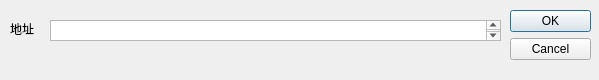
<?xml version="1.0" encoding="UTF-8"?>
<ui version="4.0">
    <class>Dialog</class>
    <widget class="QDialog" name="Dialog">
        <property name="geometry">
            <rect>
                <x>0</x>
                <y>0</y>
                <width>599</width>
                <height>80</height>
            </rect>
        </property>
        <property name="windowTitle">
            <string>输入新下载任务的地址</string>
        </property>
        <widget class="QDialogButtonBox" name="buttonBox">
            <property name="geometry">
                <rect>
                    <x>510</x>
                    <y>10</y>
                    <width>81</width>
                    <height>241</height>
                </rect>
            </property>
            <property name="orientation">
                <enum>Qt::Vertical</enum>
            </property>
            <property name="standardButtons">
                <set>QDialogButtonBox::Cancel|QDialogButtonBox::Ok</set>
            </property>
        </widget>
        <widget class="QLabel" name="label">
            <property name="geometry">
                <rect>
                    <x>10</x>
                    <y>20</y>
                    <width>41</width>
                    <height>18</height>
                </rect>
            </property>
            <property name="text">
                <string>地址</string>
            </property>
        </widget>
        <widget class="QTextEdit" name="textEdit">
            <property name="geometry">
                <rect>
                    <x>50</x>
                    <y>20</y>
                    <width>451</width>
                    <height>21</height>
                </rect>
            </property>
        </widget>
    </widget>
    <resources/>
    <connections/>
</ui>
